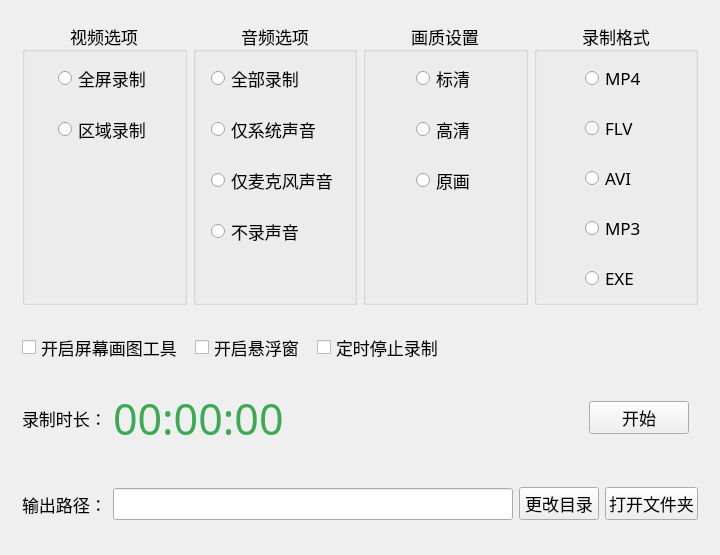
<?xml version="1.0" encoding="UTF-8"?>
<ui version="4.0">
 <class>HLCaptureClass</class>
 <widget class="QWidget" name="HLCaptureClass">
  <property name="geometry">
   <rect>
    <x>0</x>
    <y>0</y>
    <width>714</width>
    <height>542</height>
   </rect>
  </property>
  <property name="font">
   <font>
    <family>微软雅黑</family>
    <pointsize>13</pointsize>
   </font>
  </property>
  <property name="windowTitle">
   <string>HLCapture</string>
  </property>
  <layout class="QVBoxLayout" name="verticalLayout">
   <item>
    <widget class="QWidget" name="widget" native="true">
     <layout class="QHBoxLayout" name="horizontalLayout">
      <item>
       <widget class="QGroupBox" name="groupBox">
        <property name="layoutDirection">
         <enum>Qt::LeftToRight</enum>
        </property>
        <property name="title">
         <string>视频选项</string>
        </property>
        <property name="alignment">
         <set>Qt::AlignCenter</set>
        </property>
        <layout class="QGridLayout" name="gridLayout">
         <property name="sizeConstraint">
          <enum>QLayout::SetNoConstraint</enum>
         </property>
         <property name="verticalSpacing">
          <number>20</number>
         </property>
         <item row="0" column="0">
          <widget class="QRadioButton" name="radioScreenCap">
           <property name="sizePolicy">
            <sizepolicy hsizetype="Fixed" vsizetype="Fixed">
             <horstretch>0</horstretch>
             <verstretch>0</verstretch>
            </sizepolicy>
           </property>
           <property name="text">
            <string>全屏录制</string>
           </property>
          </widget>
         </item>
         <item row="2" column="0">
          <spacer name="verticalSpacer">
           <property name="orientation">
            <enum>Qt::Vertical</enum>
           </property>
           <property name="sizeHint" stdset="0">
            <size>
             <width>20</width>
             <height>40</height>
            </size>
           </property>
          </spacer>
         </item>
         <item row="1" column="0">
          <widget class="QRadioButton" name="radioAreaCap">
           <property name="sizePolicy">
            <sizepolicy hsizetype="Fixed" vsizetype="Fixed">
             <horstretch>0</horstretch>
             <verstretch>0</verstretch>
            </sizepolicy>
           </property>
           <property name="text">
            <string>区域录制</string>
           </property>
          </widget>
         </item>
        </layout>
       </widget>
      </item>
      <item>
       <widget class="QGroupBox" name="groupBox_2">
        <property name="title">
         <string>音频选项</string>
        </property>
        <property name="alignment">
         <set>Qt::AlignCenter</set>
        </property>
        <layout class="QGridLayout" name="gridLayout_2">
         <property name="sizeConstraint">
          <enum>QLayout::SetNoConstraint</enum>
         </property>
         <property name="verticalSpacing">
          <number>20</number>
         </property>
         <item row="0" column="0">
          <widget class="QRadioButton" name="radioAudioAll">
           <property name="sizePolicy">
            <sizepolicy hsizetype="Fixed" vsizetype="Fixed">
             <horstretch>0</horstretch>
             <verstretch>0</verstretch>
            </sizepolicy>
           </property>
           <property name="text">
            <string>全部录制</string>
           </property>
          </widget>
         </item>
         <item row="1" column="0">
          <widget class="QRadioButton" name="radioAudioSys">
           <property name="sizePolicy">
            <sizepolicy hsizetype="Fixed" vsizetype="Fixed">
             <horstretch>0</horstretch>
             <verstretch>0</verstretch>
            </sizepolicy>
           </property>
           <property name="text">
            <string>仅系统声音</string>
           </property>
          </widget>
         </item>
         <item row="2" column="0">
          <widget class="QRadioButton" name="radioAudioMic">
           <property name="sizePolicy">
            <sizepolicy hsizetype="Fixed" vsizetype="Fixed">
             <horstretch>0</horstretch>
             <verstretch>0</verstretch>
            </sizepolicy>
           </property>
           <property name="text">
            <string>仅麦克风声音</string>
           </property>
          </widget>
         </item>
         <item row="3" column="0">
          <widget class="QRadioButton" name="radioAudioNoCap">
           <property name="sizePolicy">
            <sizepolicy hsizetype="Fixed" vsizetype="Fixed">
             <horstretch>0</horstretch>
             <verstretch>0</verstretch>
            </sizepolicy>
           </property>
           <property name="text">
            <string>不录声音</string>
           </property>
          </widget>
         </item>
         <item row="4" column="0">
          <spacer name="verticalSpacer_2">
           <property name="orientation">
            <enum>Qt::Vertical</enum>
           </property>
           <property name="sizeHint" stdset="0">
            <size>
             <width>20</width>
             <height>40</height>
            </size>
           </property>
          </spacer>
         </item>
        </layout>
       </widget>
      </item>
      <item>
       <widget class="QGroupBox" name="groupBox_3">
        <property name="title">
         <string>画质设置</string>
        </property>
        <property name="alignment">
         <set>Qt::AlignCenter</set>
        </property>
        <layout class="QGridLayout" name="gridLayout_3">
         <property name="verticalSpacing">
          <number>20</number>
         </property>
         <item row="0" column="0">
          <widget class="QRadioButton" name="radioStandardQuality">
           <property name="sizePolicy">
            <sizepolicy hsizetype="Fixed" vsizetype="Fixed">
             <horstretch>0</horstretch>
             <verstretch>0</verstretch>
            </sizepolicy>
           </property>
           <property name="text">
            <string>标清</string>
           </property>
          </widget>
         </item>
         <item row="1" column="0">
          <widget class="QRadioButton" name="radioHighQuality">
           <property name="text">
            <string>高清</string>
           </property>
          </widget>
         </item>
         <item row="2" column="0">
          <widget class="QRadioButton" name="radiOriginalQuality">
           <property name="text">
            <string>原画</string>
           </property>
          </widget>
         </item>
         <item row="3" column="0">
          <spacer name="verticalSpacer_3">
           <property name="orientation">
            <enum>Qt::Vertical</enum>
           </property>
           <property name="sizeHint" stdset="0">
            <size>
             <width>20</width>
             <height>40</height>
            </size>
           </property>
          </spacer>
         </item>
        </layout>
       </widget>
      </item>
      <item>
       <widget class="QGroupBox" name="groupBox_4">
        <property name="title">
         <string>录制格式</string>
        </property>
        <property name="alignment">
         <set>Qt::AlignCenter</set>
        </property>
        <layout class="QGridLayout" name="gridLayout_4">
         <property name="bottomMargin">
          <number>9</number>
         </property>
         <property name="verticalSpacing">
          <number>20</number>
         </property>
         <item row="0" column="0">
          <widget class="QRadioButton" name="radioMP4">
           <property name="sizePolicy">
            <sizepolicy hsizetype="Fixed" vsizetype="Fixed">
             <horstretch>0</horstretch>
             <verstretch>0</verstretch>
            </sizepolicy>
           </property>
           <property name="text">
            <string>MP4</string>
           </property>
          </widget>
         </item>
         <item row="1" column="0">
          <widget class="QRadioButton" name="radioFLV">
           <property name="text">
            <string>FLV</string>
           </property>
          </widget>
         </item>
         <item row="2" column="0">
          <widget class="QRadioButton" name="radioAVI">
           <property name="text">
            <string>AVI</string>
           </property>
          </widget>
         </item>
         <item row="3" column="0">
          <widget class="QRadioButton" name="radioMP3">
           <property name="text">
            <string>MP3</string>
           </property>
          </widget>
         </item>
         <item row="4" column="0">
          <widget class="QRadioButton" name="radioEXE">
           <property name="text">
            <string>EXE</string>
           </property>
          </widget>
         </item>
         <item row="5" column="0">
          <spacer name="verticalSpacer_4">
           <property name="orientation">
            <enum>Qt::Vertical</enum>
           </property>
           <property name="sizeHint" stdset="0">
            <size>
             <width>20</width>
             <height>40</height>
            </size>
           </property>
          </spacer>
         </item>
        </layout>
       </widget>
      </item>
     </layout>
    </widget>
   </item>
   <item>
    <widget class="QWidget" name="widget_2" native="true">
     <property name="sizePolicy">
      <sizepolicy hsizetype="Preferred" vsizetype="Fixed">
       <horstretch>0</horstretch>
       <verstretch>0</verstretch>
      </sizepolicy>
     </property>
     <property name="minimumSize">
      <size>
       <width>0</width>
       <height>50</height>
      </size>
     </property>
     <layout class="QHBoxLayout" name="horizontalLayout_2">
      <property name="spacing">
       <number>12</number>
      </property>
      <item>
       <widget class="QCheckBox" name="checkScreenPaint">
        <property name="text">
         <string>开启屏幕画图工具</string>
        </property>
       </widget>
      </item>
      <item>
       <widget class="QCheckBox" name="checkSuspension">
        <property name="text">
         <string>开启悬浮窗</string>
        </property>
       </widget>
      </item>
      <item>
       <widget class="QCheckBox" name="checkTimingStop">
        <property name="text">
         <string>定时停止录制</string>
        </property>
       </widget>
      </item>
      <item>
       <spacer name="horizontalSpacer_2">
        <property name="orientation">
         <enum>Qt::Horizontal</enum>
        </property>
        <property name="sizeHint" stdset="0">
         <size>
          <width>40</width>
          <height>20</height>
         </size>
        </property>
       </spacer>
      </item>
     </layout>
    </widget>
   </item>
   <item>
    <widget class="QWidget" name="widget_3" native="true">
     <property name="sizePolicy">
      <sizepolicy hsizetype="Preferred" vsizetype="Fixed">
       <horstretch>0</horstretch>
       <verstretch>0</verstretch>
      </sizepolicy>
     </property>
     <property name="minimumSize">
      <size>
       <width>0</width>
       <height>80</height>
      </size>
     </property>
     <layout class="QHBoxLayout" name="horizontalLayout_3">
      <property name="rightMargin">
       <number>20</number>
      </property>
      <item>
       <widget class="QLabel" name="label">
        <property name="text">
         <string>录制时长：</string>
        </property>
       </widget>
      </item>
      <item>
       <widget class="QLabel" name="labelCapDuration">
        <property name="font">
         <font>
          <family>微软雅黑</family>
          <pointsize>32</pointsize>
          <weight>50</weight>
          <bold>false</bold>
         </font>
        </property>
        <property name="styleSheet">
         <string notr="true">color: rgb(60, 170, 82);</string>
        </property>
        <property name="text">
         <string>00:00:00</string>
        </property>
       </widget>
      </item>
      <item>
       <spacer name="horizontalSpacer">
        <property name="orientation">
         <enum>Qt::Horizontal</enum>
        </property>
        <property name="sizeHint" stdset="0">
         <size>
          <width>40</width>
          <height>20</height>
         </size>
        </property>
       </spacer>
      </item>
      <item>
       <widget class="QPushButton" name="btnStartCap">
        <property name="sizePolicy">
         <sizepolicy hsizetype="Fixed" vsizetype="Fixed">
          <horstretch>0</horstretch>
          <verstretch>0</verstretch>
         </sizepolicy>
        </property>
        <property name="minimumSize">
         <size>
          <width>100</width>
          <height>30</height>
         </size>
        </property>
        <property name="text">
         <string>开始</string>
        </property>
       </widget>
      </item>
     </layout>
    </widget>
   </item>
   <item>
    <widget class="QWidget" name="widget_4" native="true">
     <property name="sizePolicy">
      <sizepolicy hsizetype="Preferred" vsizetype="Fixed">
       <horstretch>0</horstretch>
       <verstretch>0</verstretch>
      </sizepolicy>
     </property>
     <property name="minimumSize">
      <size>
       <width>0</width>
       <height>80</height>
      </size>
     </property>
     <layout class="QHBoxLayout" name="horizontalLayout_4">
      <item>
       <widget class="QLabel" name="label_3">
        <property name="text">
         <string>输出路径：</string>
        </property>
       </widget>
      </item>
      <item>
       <widget class="QLineEdit" name="editOutputPath">
        <property name="sizePolicy">
         <sizepolicy hsizetype="Fixed" vsizetype="Fixed">
          <horstretch>0</horstretch>
          <verstretch>0</verstretch>
         </sizepolicy>
        </property>
        <property name="minimumSize">
         <size>
          <width>400</width>
          <height>0</height>
         </size>
        </property>
       </widget>
      </item>
      <item>
       <widget class="QPushButton" name="btnChangeDir">
        <property name="text">
         <string>更改目录</string>
        </property>
       </widget>
      </item>
      <item>
       <widget class="QPushButton" name="btnOpenDir">
        <property name="text">
         <string>打开文件夹</string>
        </property>
       </widget>
      </item>
      <item>
       <spacer name="horizontalSpacer_3">
        <property name="orientation">
         <enum>Qt::Horizontal</enum>
        </property>
        <property name="sizeHint" stdset="0">
         <size>
          <width>40</width>
          <height>20</height>
         </size>
        </property>
       </spacer>
      </item>
     </layout>
    </widget>
   </item>
  </layout>
 </widget>
 <layoutdefault spacing="6" margin="11"/>
 <resources>
  <include location="hlcapture.qrc"/>
 </resources>
 <connections/>
</ui>
